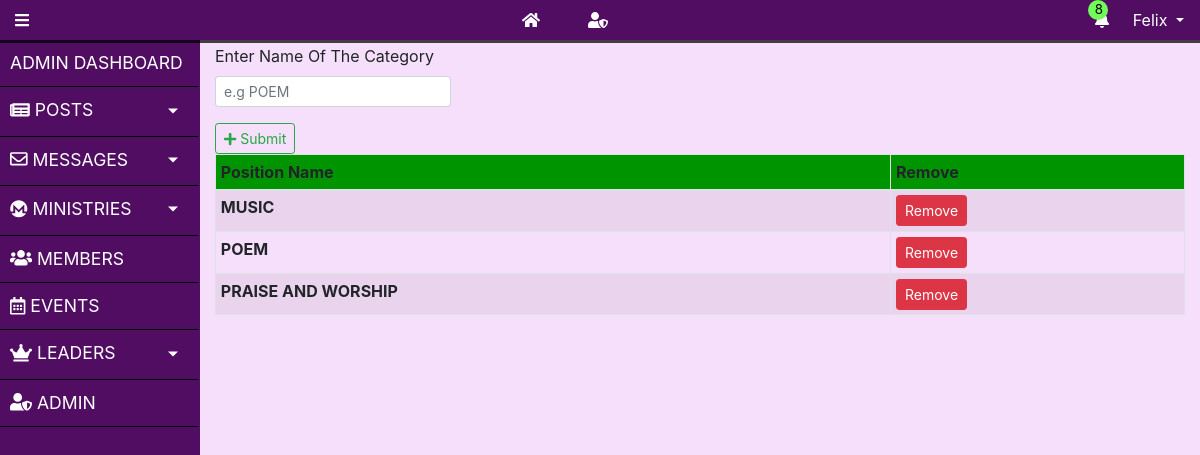
The page /user/addCategory.php (signed in) on the database its author committed.
### tables this page shows
CREATE TABLE `user` (
  `user_id` int(11) NOT NULL,
  `user_email` varchar(255) NOT NULL,
  `user_fname` varchar(255) NOT NULL,
  `user_lname` varchar(255) NOT NULL,
  `user_phobeNo` varchar(255) DEFAULT NULL,
  `user_regno` varchar(45) DEFAULT NULL,
  `user_course` varchar(500) DEFAULT NULL,
  `user_pwd` longtext NOT NULL,
  `user_joindate` datetime NOT NULL DEFAULT CURRENT_TIMESTAMP,
  `user_img` mediumtext,
  `user_verified` tinyint(4) DEFAULT '0' COMMENT 'This field will determined if the Email Address of the User is Verified. 0 means NO and 1 means YES',
  `registered_by` varchar(45) DEFAULT NULL
);

CREATE TABLE `category` (
  `category_name` varchar(255) NOT NULL
);

### user/includes/session.php (called while the page is built, shortened)
<?php
class SESSION extends DATABASE
{
    public function isAdmin ($id){
        $sql = "SELECT admin_fk_user_id as adminID, admin_type FROM admin where admin_fk_user_id = $id";
        $result = $this->queryNone($sql);
        if (empty($result)) {
            return false;
        } else {
            return $result;
        }
    }
}

### user/includes/database.php (called while the page is built, shortened)
<?php
class DATABASE
{
    public function conn()
    {
        $this->servername ="localhost";
        $this->username ="root";
        $this->dbpassword ="";
        $this->dbname ="cudb";
        $this->charset  ="utf8mb4";
        try {
            $dsn =  "mysql:host=".$this->servername.";dbname=".$this->dbname.";charset=".$this->charset ;
            $pdo = new PDO($dsn, $this->username, $this->dbpassword);
            $pdo->setAttribute(PDO::ATTR_ERRMODE, PDO::ERRMODE_EXCEPTION);
            return $pdo;
        } catch (PDOExeption $e) {
            echo "Connection failed".$e->getMessage();
        }
    }
    public function query_1($sql, $id)
    {
        $stmt = $this->conn()->prepare($sql);
        $stmt->execute([$id]);
        $data = '';
        while ($row = $stmt->fetch(PDO::FETCH_ASSOC)) {
            $data = $row;
        }
        return $data;
    }
    public function queryNone($sql)
    {
        $stmt = $this->conn()->prepare($sql);
        $stmt->execute();
        $data = [];
        while ($row = $stmt->fetch(PDO::FETCH_ASSOC)) {
            $data[] = $row;
        }
        return $data;
    }
}

### user/includes/user.inc.php (called while the page is built, shortened)
<?php
class USER extends SESSION
{
    public function getuserbyid($id)
    {
        $sql= "SELECT * from user where user_id = ?;";
        $data = $this->query_1($sql, $id);
        return $data;
    }
}

### user/addCategory.php (the view, shortened to what this page needs)
<?php require 'includes/topnav.php';
?>
<main class="wrapper">
    <?php require 'includes/sidenav.php'?>
    <div class="content container-fluid">
        <div class="row pt-1">
            <div class="col-auto">
                <form id="addCategory" action="includes/register.inc.php" method="POST">
                    <div class="form-group ">
                        <label for="firstName">Enter Name Of The Category</label>
                        <input type="text" class="form-control form-control-sm" id="firstName"
                            aria-describedby="emailHelp" placeholder="e.g POEM" name="category" required>
                    </div>
                </form>
            </div>
        </div>
        <div class="row">
            <div class="col">
                <button type="submit" id="showmodal" class="btn btn-outline-success btn-sm" form="addCategory"
                    name="addCategory"> <span><i class="fas fa-plus"></i></span>
                    Submit</button>
            </div>
        </div>
        <div class="row">
            <div class="col">
                <?php
                $sql ="SELECT * FROM category";
                $userOBJ = new USER();
                $categories = $userOBJ->queryNone($sql);
            ?>
                <table class="table table-sm table-striped table-hover w-sm-100 table-bordered">
                    <thead class="greenBgDark">
                        <tr>
                            <th scope="col">Position Name</th>
                            <th scope="col">Remove</th>
                        </tr>
                    </thead>
                    <?php foreach ($categories as $category):?>
                    <tr>
                        <th scope="row" class="w-auto"><?php echo $category['category_name']; ?>
                        </th>
                        <td scope="row" class="w-auto">
                            <button
                                id="<?php echo $category['category_name']; ?>"
                                type="button" class="btn btn-danger btn-sm" data-toggle="modal"
                                onclick="reply_click(this.id)" data-target=".bd-example-modal-sm">Remove</button>
                        </td>
                    </tr>
                    <?php endforeach?>
                </table>
            </div>
        </div>
    </div>
</main>
</body>
</html>

### user/includes/topnav.php (shortened to what this page needs)
<?php  require 'init.php';
if (!isset($_SESSION['user_id'])) {
  redirect("login.php");
}else {
    $logid =$_SESSION['user_id'];
    $objUser = new USER() ;
    $data = $objUser->getuserbyid($logid);
}
?>
<!DOCTYPE html>
<html lang="en">
<head>
    <link rel="stylesheet" href="css/reset.css">
    <link rel="stylesheet" href="css/bootstrap.css">
    <link rel="stylesheet" href="css/admin.css">
</head>
<body>
    <nav class="navbar navbar-expand-sm text-white d-flex sticky-top p-0" style="background-color: #500d62;">
        <div id="sidebarCollapse" class="col-auto ">
            <i class="fas fa-bars"></i>
        </div>
        <div id="sidebarCollapse" class="col-auto d-flex">
            <a class="dropdown-item text-white" href="../index.php "><i class="fas fa-home"></i></a>
            <?php
                if ($objUser->isAdmin($logid)) {
                echo '<a class="dropdown-item text-white" href="index.php "><i class="fas fa-user-shield"></i></a>';
                }
            ?>
        </div>
        <ul class="navbar-nav ">
            <li class="nav-item dropdown">
                <a class="nav-link dropdown-toggle text-white mr-2" href="#" id="notification" data-toggle="dropdown">
                    <span style="font-size: smaller; position: absolute; top: 0px ;right:45%; width: 20px; background-color: #73fb59;
                    border-radius: 200px; padding-left: 7px; color: #000000">8</span>
                    <i class="fas fa-bell"></i>
                </a>
            </li>
            <li class="nav-item dropdown">
                <a class="nav-link dropdown-toggle text-white mr-2" href="#" id="navbardrop" data-toggle="dropdown">
                   <?php echo $data['user_fname']; ?>
                </a>
            </li>
        </ul>
    </nav>

### user/css/admin.css (style rules this page uses)
body { background-color: #f6dffa; max-height: 100vh; overflow-y: hidden; }
.greenBgDark { background:#009500 }
nav { -webkit-box-shadow: 0px 3px 0px 0px rgba(0,0,0,0.72); -moz-box-shadow: 0px 3px 0px 0px rgba(0,0,0,0.72); box-shadow: 0px 3px 0px 0px rgba(0,0,0,0.72); }
@media (min-width: 576px) { .navbar-expand-sm { flex-flow: row nowrap; justify-content: space-between } }
.navbar-nav { flex-direction: row; }
#notification::after { display: none; }
a,a:hover,a:focus { color: inherit; text-decoration: none; transition: all 0.3s; cursor: pointer; }
.wrapper { display: flex; width: 100%; align-items: stretch; min-height: 100vh; }

### user/includes/topnav.php (style rules this page uses)
@media screen and (min-width: 768px) { .dropdown-toggle { margin-bottom: 2px; } }
@media screen and (min-width: 768px) { .navbar .dropdown-toggle, .nav-tabs .dropdown-toggle { margin-bottom: 0; } }

### rows shown on the page
user: user_fname "Felix"
category: category_name "MUSIC"
category: category_name "POEM"
category: category_name "PRAISE AND WORSHIP"
